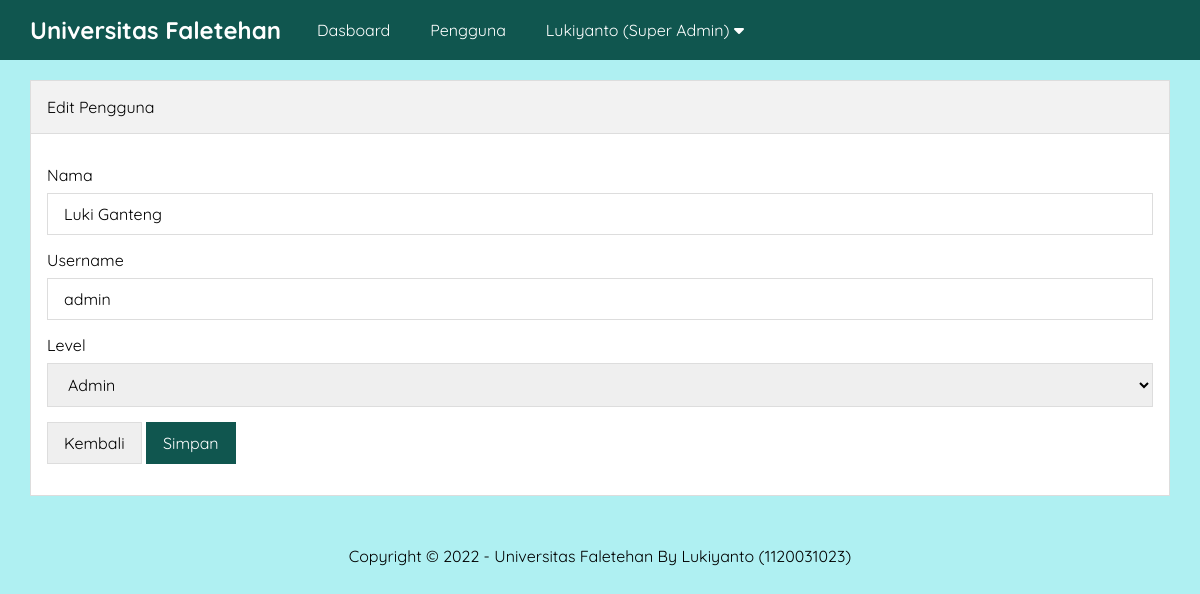
The app's page /admin/edit-pengguna.php?id=2 (signed in) with its own data.
### tables this page shows
CREATE TABLE `pengaturan` (
  `id` int(11) NOT NULL,
  `nama` varchar(50) NOT NULL,
  `email` varchar(50) NOT NULL,
  `telepon` varchar(20) NOT NULL,
  `alamat` text NOT NULL,
  `logo` varchar(50) NOT NULL,
  `favicon` varchar(50) NOT NULL,
  `tentang_universitas` text NOT NULL,
  `foto_universitas` varchar(50) NOT NULL,
  `google_maps` text NOT NULL,
  `nama_rektor` varchar(50) NOT NULL,
  `foto_rektor` varchar(50) NOT NULL,
  `sambutan_rektor` text NOT NULL,
  `created_at` timestamp NOT NULL DEFAULT current_timestamp(),
  `updated_at` datetime DEFAULT NULL
);

CREATE TABLE `pengguna` (
  `id` int(11) NOT NULL,
  `nama` varchar(30) NOT NULL,
  `username` varchar(30) NOT NULL,
  `password` varchar(50) NOT NULL,
  `level` enum('Super Admin','Admin') NOT NULL,
  `created_at` timestamp NOT NULL DEFAULT current_timestamp(),
  `updated_at` datetime DEFAULT NULL
);

### admin/edit-pengguna.php (the view, shortened to what this page needs)
<?php include 'header.php' ?>
<?php
    $pengguna   = mysqli_query($koneksi, "SELECT * FROM pengguna WHERE id = '".$_GET['id']."' ");
    $p          = mysqli_fetch_object($pengguna);
?>
    <div class="content">
        <div class="container">
            <div class="box">
                <div class="box-header">
                    Edit Pengguna
                </div>
                <div class="box-body">
                    <form action="" method="POST">
                        <div class="form-group">
                            <label>Nama</label>
                            <input type="text" name="nama" placeholder="Nama Lengkap" class="input-control" value="<?= $p->nama ?>" required>
                        </div>
                        <div class="form-group">
                            <label>Username</label>
                            <input type="text" name="user" placeholder="Username" class="input-control" value="<?= $p->username ?>" required>
                        </div>
                        <div class="form-group">
                            <label>Level</label>
                            <select name="level" class="input-control" required>
                                <option value="Admin" <?= ($p->level == 'Admin')? 'selected':''; ?>>Admin</option>
                            </select>
                        </div>
                        <button type="button" class="button" onclick="window.location = 'pengguna.php'">Kembali</button>
                        <input type="submit" name="submit" value="Simpan" class="button button-green" onclick="return confirm('Yakin Ingin Mengubah Data?')">
                    </form>
                </div>
            </div>
        </div>
    </div>
<?php include 'footer.php' ?>

### admin/header.php (shortened to what this page needs)
<?php
    include '../koneksi.php';
    $identitas  = mysqli_query($koneksi, "SELECT * FROM pengaturan ORDER BY id DESC LIMIT 1");
    $d = mysqli_fetch_object($identitas);
?>
<!DOCTYPE html>
<html lang="en">
<head>
    <link rel="stylesheet" type="text/css" href="../assets/css/style.css">
    <link rel="stylesheet" href="https://cdnjs.cloudflare.com/ajax/libs/font-awesome/6.0.0/css/all.min.css" />
</head>
<body class="bg-light">
    <div class="navbar">
        <div class="container">
            <h2 class="nav-brand float-left"><a href="index.php"><?= $d->nama ?></a></h2>
            <ul class="nav-menu float-left">
                <li><a href="index.php">Dasboard</a></li>
                <?php if($_SESSION['ulevel'] == 'Super Admin'){ ?>
                    <li><a href="pengguna.php">Pengguna</a></li>
                <?php }
                    if($_SESSION['ulevel'] == 'User'){echo "<script>window.location='../index.php'</script>";} ?>
                <li>
                    <a href="#"><?= $_SESSION['uname'] ?> (<?= $_SESSION['ulevel'] ?>) <i class="fa fa-caret-down"></i></a>
                </li>
            </ul>
        </div>
    </div>

### admin/footer.php (shortened to what this page needs)
    <div class="footer">
        <div class="container text-center">
            Copyright &copy; 2022 - <?= $d->nama ?> By Lukiyanto (1120031023)
        </div>
    </div>
</body>
</html>

### assets/css/style.css (style rules this page uses)
* { margin: 0; padding: 0; font-family: 'Quicksand', sans-serif; box-sizing: border-box; }
a { text-decoration: none; }
.float-left { float: left; }
.container { width: 1140px; margin: 0 auto; }
.container:after { content: ""; display: block; clear: both; }
.bg-light { background-color: #AFF0F2; }
.box { border: 1px solid #ddd; background-color: #fff; }
.box-header { padding: 16px; border-bottom: 1px solid #ddd; background-color: #f2f2f2; }
.box-body { padding: 16px; }
form { margin: 15px 0; }
.form-group { margin-bottom: 15px; }
.form-group label { display: block; margin-bottom: 8px; }
.form-group .input-control { padding: 10px 16px; width: 100%; font-size: 16px; border: 1px solid #ddd; }
.button { border: 1px solid #ddd; padding: 10px 16px; font-size: 16px; }
.button-green { background-color: #10564F; color: #fff; border: 1px solid #10564F; }
.text-center { text-align: center; }
.navbar { height: 60px; width: 100%; background-color: #10564F; position: fixed; top: 0; z-index: 1000; }
.navbar a { color: #fff; }
.nav-brand { display: inline-block; padding: 15px 0; margin-right: 16px; }
.nav-menu { display: flex; list-style: none; }
.nav-menu li a { padding: 20px; display: inline-block; }
.content { padding: 80px 0 30px 0; }
.footer { padding: 20px 0; }

### records on screen
pengaturan: nama "Universitas Faletehan"
pengguna: nama "Luki Ganteng", user "admin", level "Admin"

### other values on screen
$_SESSION['uname'] "Lukiyanto"
$_SESSION['ulevel'] "Super Admin"
